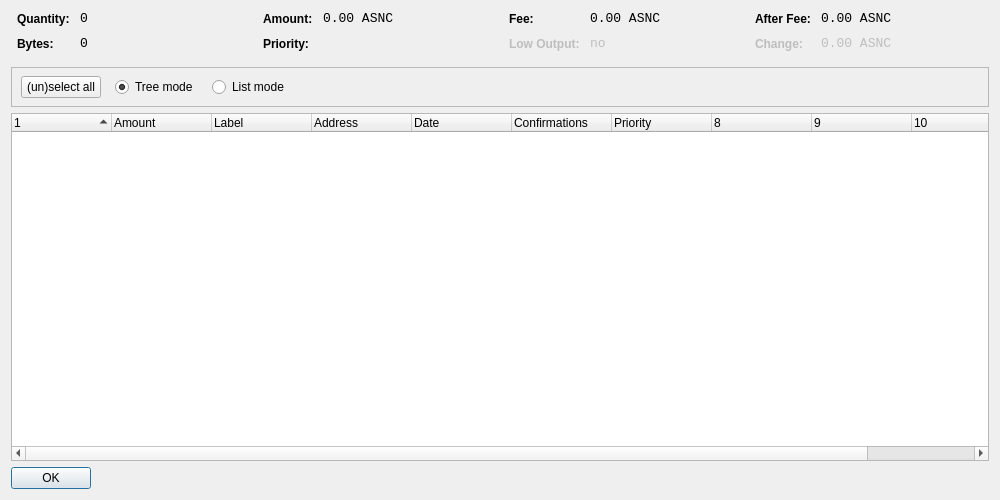
<?xml version="1.0" encoding="UTF-8"?>
<ui version="4.0">
 <class>CoinControlDialog</class>
 <widget class="QDialog" name="CoinControlDialog">
  <property name="geometry">
   <rect>
    <x>0</x>
    <y>0</y>
    <width>1000</width>
    <height>500</height>
   </rect>
  </property>
  <property name="windowTitle">
   <string>Coin Control</string>
  </property>
  <layout class="QVBoxLayout" name="verticalLayout">
   <item>
    <layout class="QHBoxLayout" name="horizontalLayoutTop" stretch="0,0,0,0">
     <property name="topMargin">
      <number>0</number>
     </property>
     <property name="bottomMargin">
      <number>10</number>
     </property>
     <item>
      <layout class="QFormLayout" name="formLayoutCoinControl1">
       <property name="horizontalSpacing">
        <number>10</number>
       </property>
       <property name="verticalSpacing">
        <number>10</number>
       </property>
       <property name="leftMargin">
        <number>6</number>
       </property>
       <property name="rightMargin">
        <number>6</number>
       </property>
       <item row="0" column="0">
        <widget class="QLabel" name="labelCoinControlQuantityText">
         <property name="styleSheet">
          <string notr="true">font-weight:bold;</string>
         </property>
         <property name="text">
          <string>Quantity:</string>
         </property>
        </widget>
       </item>
       <item row="0" column="1">
        <widget class="QLabel" name="labelCoinControlQuantity">
         <property name="font">
          <font>
           <family>Monospace</family>
           <pointsize>10</pointsize>
          </font>
         </property>
         <property name="cursor">
          <cursorShape>IBeamCursor</cursorShape>
         </property>
         <property name="contextMenuPolicy">
          <enum>Qt::ActionsContextMenu</enum>
         </property>
         <property name="text">
          <string notr="true">0</string>
         </property>
         <property name="textInteractionFlags">
          <set>Qt::LinksAccessibleByMouse|Qt::TextSelectableByKeyboard|Qt::TextSelectableByMouse</set>
         </property>
        </widget>
       </item>
       <item row="1" column="0">
        <widget class="QLabel" name="labelCoinControlBytesText">
         <property name="styleSheet">
          <string notr="true">font-weight:bold;</string>
         </property>
         <property name="text">
          <string>Bytes:</string>
         </property>
        </widget>
       </item>
       <item row="1" column="1">
        <widget class="QLabel" name="labelCoinControlBytes">
         <property name="font">
          <font>
           <family>Monospace</family>
           <pointsize>10</pointsize>
          </font>
         </property>
         <property name="cursor">
          <cursorShape>IBeamCursor</cursorShape>
         </property>
         <property name="contextMenuPolicy">
          <enum>Qt::ActionsContextMenu</enum>
         </property>
         <property name="text">
          <string notr="true">0</string>
         </property>
         <property name="textInteractionFlags">
          <set>Qt::LinksAccessibleByMouse|Qt::TextSelectableByKeyboard|Qt::TextSelectableByMouse</set>
         </property>
        </widget>
       </item>
      </layout>
     </item>
     <item>
      <layout class="QFormLayout" name="formLayoutCoinControl2">
       <property name="horizontalSpacing">
        <number>10</number>
       </property>
       <property name="verticalSpacing">
        <number>10</number>
       </property>
       <property name="leftMargin">
        <number>6</number>
       </property>
       <property name="rightMargin">
        <number>6</number>
       </property>
       <item row="0" column="0">
        <widget class="QLabel" name="labelCoinControlAmountText">
         <property name="styleSheet">
          <string notr="true">font-weight:bold;</string>
         </property>
         <property name="text">
          <string>Amount:</string>
         </property>
        </widget>
       </item>
       <item row="0" column="1">
        <widget class="QLabel" name="labelCoinControlAmount">
         <property name="font">
          <font>
           <family>Monospace</family>
           <pointsize>10</pointsize>
          </font>
         </property>
         <property name="cursor">
          <cursorShape>IBeamCursor</cursorShape>
         </property>
         <property name="contextMenuPolicy">
          <enum>Qt::ActionsContextMenu</enum>
         </property>
         <property name="text">
          <string notr="true">0.00 ASNC</string>
         </property>
         <property name="textInteractionFlags">
          <set>Qt::LinksAccessibleByMouse|Qt::TextSelectableByKeyboard|Qt::TextSelectableByMouse</set>
         </property>
        </widget>
       </item>
       <item row="1" column="0">
        <widget class="QLabel" name="labelCoinControlPriorityText">
         <property name="styleSheet">
          <string notr="true">font-weight:bold;</string>
         </property>
         <property name="text">
          <string>Priority:</string>
         </property>
        </widget>
       </item>
       <item row="1" column="1">
        <widget class="QLabel" name="labelCoinControlPriority">
         <property name="font">
          <font>
           <family>Monospace</family>
           <pointsize>10</pointsize>
          </font>
         </property>
         <property name="cursor">
          <cursorShape>IBeamCursor</cursorShape>
         </property>
         <property name="contextMenuPolicy">
          <enum>Qt::ActionsContextMenu</enum>
         </property>
         <property name="text">
          <string/>
         </property>
         <property name="textInteractionFlags">
          <set>Qt::LinksAccessibleByMouse|Qt::TextSelectableByKeyboard|Qt::TextSelectableByMouse</set>
         </property>
        </widget>
       </item>
      </layout>
     </item>
     <item>
      <layout class="QFormLayout" name="formLayoutCoinControl3">
       <property name="horizontalSpacing">
        <number>10</number>
       </property>
       <property name="verticalSpacing">
        <number>10</number>
       </property>
       <property name="leftMargin">
        <number>6</number>
       </property>
       <property name="rightMargin">
        <number>6</number>
       </property>
       <item row="0" column="0">
        <widget class="QLabel" name="labelCoinControlFeeText">
         <property name="styleSheet">
          <string notr="true">font-weight:bold;</string>
         </property>
         <property name="text">
          <string>Fee:</string>
         </property>
        </widget>
       </item>
       <item row="0" column="1">
        <widget class="QLabel" name="labelCoinControlFee">
         <property name="font">
          <font>
           <family>Monospace</family>
           <pointsize>10</pointsize>
          </font>
         </property>
         <property name="cursor">
          <cursorShape>IBeamCursor</cursorShape>
         </property>
         <property name="contextMenuPolicy">
          <enum>Qt::ActionsContextMenu</enum>
         </property>
         <property name="text">
          <string notr="true">0.00 ASNC</string>
         </property>
         <property name="textInteractionFlags">
          <set>Qt::LinksAccessibleByMouse|Qt::TextSelectableByKeyboard|Qt::TextSelectableByMouse</set>
         </property>
        </widget>
       </item>
       <item row="1" column="0">
        <widget class="QLabel" name="labelCoinControlLowOutputText">
         <property name="enabled">
          <bool>false</bool>
         </property>
         <property name="styleSheet">
          <string notr="true">font-weight:bold;</string>
         </property>
         <property name="text">
          <string>Low Output:</string>
         </property>
        </widget>
       </item>
       <item row="1" column="1">
        <widget class="QLabel" name="labelCoinControlLowOutput">
         <property name="enabled">
          <bool>false</bool>
         </property>
         <property name="font">
          <font>
           <family>Monospace</family>
           <pointsize>10</pointsize>
          </font>
         </property>
         <property name="cursor">
          <cursorShape>IBeamCursor</cursorShape>
         </property>
         <property name="contextMenuPolicy">
          <enum>Qt::ActionsContextMenu</enum>
         </property>
         <property name="text">
          <string notr="true">no</string>
         </property>
         <property name="textInteractionFlags">
          <set>Qt::LinksAccessibleByMouse|Qt::TextSelectableByKeyboard|Qt::TextSelectableByMouse</set>
         </property>
        </widget>
       </item>
      </layout>
     </item>
     <item>
      <layout class="QFormLayout" name="formLayoutCoinControl4">
       <property name="horizontalSpacing">
        <number>10</number>
       </property>
       <property name="verticalSpacing">
        <number>10</number>
       </property>
       <property name="leftMargin">
        <number>6</number>
       </property>
       <property name="rightMargin">
        <number>6</number>
       </property>
       <item row="0" column="0">
        <widget class="QLabel" name="labelCoinControlAfterFeeText">
         <property name="styleSheet">
          <string notr="true">font-weight:bold;</string>
         </property>
         <property name="text">
          <string>After Fee:</string>
         </property>
        </widget>
       </item>
       <item row="0" column="1">
        <widget class="QLabel" name="labelCoinControlAfterFee">
         <property name="font">
          <font>
           <family>Monospace</family>
           <pointsize>10</pointsize>
          </font>
         </property>
         <property name="cursor">
          <cursorShape>IBeamCursor</cursorShape>
         </property>
         <property name="contextMenuPolicy">
          <enum>Qt::ActionsContextMenu</enum>
         </property>
         <property name="text">
          <string notr="true">0.00 ASNC</string>
         </property>
         <property name="textInteractionFlags">
          <set>Qt::LinksAccessibleByMouse|Qt::TextSelectableByKeyboard|Qt::TextSelectableByMouse</set>
         </property>
        </widget>
       </item>
       <item row="1" column="0">
        <widget class="QLabel" name="labelCoinControlChangeText">
         <property name="enabled">
          <bool>false</bool>
         </property>
         <property name="styleSheet">
          <string notr="true">font-weight:bold;</string>
         </property>
         <property name="text">
          <string>Change:</string>
         </property>
        </widget>
       </item>
       <item row="1" column="1">
        <widget class="QLabel" name="labelCoinControlChange">
         <property name="enabled">
          <bool>false</bool>
         </property>
         <property name="font">
          <font>
           <family>Monospace</family>
           <pointsize>10</pointsize>
          </font>
         </property>
         <property name="cursor">
          <cursorShape>IBeamCursor</cursorShape>
         </property>
         <property name="contextMenuPolicy">
          <enum>Qt::ActionsContextMenu</enum>
         </property>
         <property name="text">
          <string notr="true">0.00 ASNC</string>
         </property>
         <property name="textInteractionFlags">
          <set>Qt::LinksAccessibleByMouse|Qt::TextSelectableByKeyboard|Qt::TextSelectableByMouse</set>
         </property>
        </widget>
       </item>
      </layout>
     </item>
    </layout>
   </item>
   <item>
    <widget class="QFrame" name="frame">
     <property name="minimumSize">
      <size>
       <width>0</width>
       <height>40</height>
      </size>
     </property>
     <property name="frameShape">
      <enum>QFrame::StyledPanel</enum>
     </property>
     <property name="frameShadow">
      <enum>QFrame::Sunken</enum>
     </property>
     <widget class="QWidget" name="horizontalLayoutWidget">
      <property name="geometry">
       <rect>
        <x>10</x>
        <y>0</y>
        <width>781</width>
        <height>41</height>
       </rect>
      </property>
      <layout class="QHBoxLayout" name="horizontalLayoutPanel" stretch="0,0,0,0,0">
       <property name="spacing">
        <number>14</number>
       </property>
       <item>
        <widget class="QPushButton" name="pushButtonSelectAll">
         <property name="sizePolicy">
          <sizepolicy hsizetype="Maximum" vsizetype="Fixed">
           <horstretch>0</horstretch>
           <verstretch>0</verstretch>
          </sizepolicy>
         </property>
         <property name="text">
          <string>(un)select all</string>
         </property>
        </widget>
       </item>
       <item>
        <widget class="QRadioButton" name="radioTreeMode">
         <property name="sizePolicy">
          <sizepolicy hsizetype="Maximum" vsizetype="Fixed">
           <horstretch>0</horstretch>
           <verstretch>0</verstretch>
          </sizepolicy>
         </property>
         <property name="text">
          <string>Tree mode</string>
         </property>
         <property name="checked">
          <bool>true</bool>
         </property>
        </widget>
       </item>
       <item>
        <widget class="QRadioButton" name="radioListMode">
         <property name="sizePolicy">
          <sizepolicy hsizetype="Maximum" vsizetype="Fixed">
           <horstretch>0</horstretch>
           <verstretch>0</verstretch>
          </sizepolicy>
         </property>
         <property name="text">
          <string>List mode</string>
         </property>
        </widget>
       </item>
       <item>
        <spacer name="horizontalSpacer">
         <property name="orientation">
          <enum>Qt::Horizontal</enum>
         </property>
         <property name="sizeHint" stdset="0">
          <size>
           <width>40</width>
           <height>20</height>
          </size>
         </property>
        </spacer>
       </item>
      </layout>
     </widget>
    </widget>
   </item>
   <item>
    <widget class="CoinControlTreeWidget" name="treeWidget">
     <property name="contextMenuPolicy">
      <enum>Qt::CustomContextMenu</enum>
     </property>
     <property name="sortingEnabled">
      <bool>false</bool>
     </property>
     <property name="columnCount">
      <number>11</number>
     </property>
     <attribute name="headerShowSortIndicator" stdset="0">
      <bool>true</bool>
     </attribute>
     <attribute name="headerStretchLastSection">
      <bool>false</bool>
     </attribute>
     <column>
      <property name="text">
       <string/>
      </property>
     </column>
     <column>
      <property name="text">
       <string>Amount</string>
      </property>
     </column>
     <column>
      <property name="text">
       <string>Label</string>
      </property>
     </column>
     <column>
      <property name="text">
       <string>Address</string>
      </property>
     </column>
     <column>
      <property name="text">
       <string>Date</string>
      </property>
     </column>
     <column>
      <property name="text">
       <string>Confirmations</string>
      </property>
      <property name="toolTip">
       <string>Confirmed</string>
      </property>
     </column>
     <column>
      <property name="text">
       <string>Priority</string>
      </property>
     </column>
     <column>
      <property name="text">
       <string/>
      </property>
     </column>
     <column>
      <property name="text">
       <string/>
      </property>
     </column>
     <column>
      <property name="text">
       <string/>
      </property>
     </column>
     <column>
      <property name="text">
       <string/>
      </property>
     </column>
    </widget>
   </item>
   <item>
    <widget class="QDialogButtonBox" name="buttonBox">
     <property name="sizePolicy">
      <sizepolicy hsizetype="Maximum" vsizetype="Fixed">
       <horstretch>0</horstretch>
       <verstretch>0</verstretch>
      </sizepolicy>
     </property>
     <property name="orientation">
      <enum>Qt::Horizontal</enum>
     </property>
     <property name="standardButtons">
      <set>QDialogButtonBox::Ok</set>
     </property>
    </widget>
   </item>
  </layout>
 </widget>
 <customwidgets>
  <customwidget>
   <class>CoinControlTreeWidget</class>
   <extends>QTreeWidget</extends>
   <header>coincontroltreewidget.h</header>
  </customwidget>
 </customwidgets>
 <resources/>
 <connections/>
</ui>
